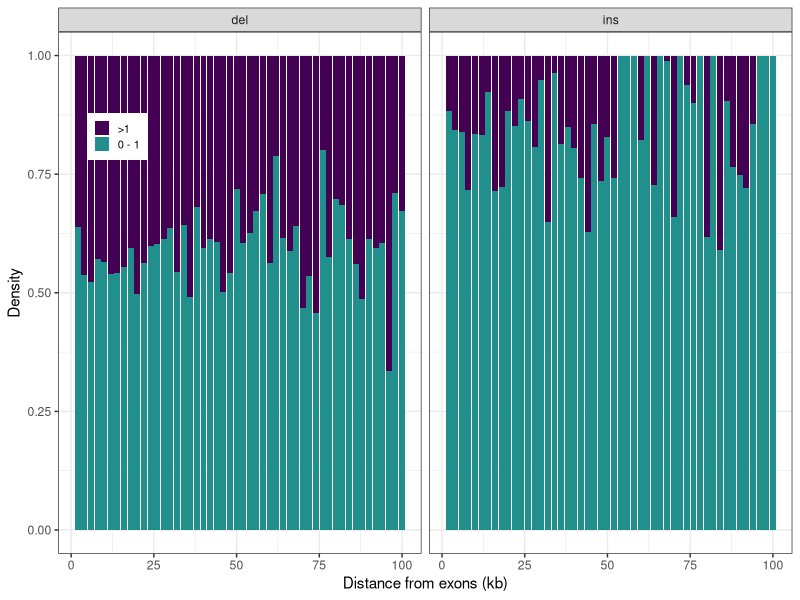
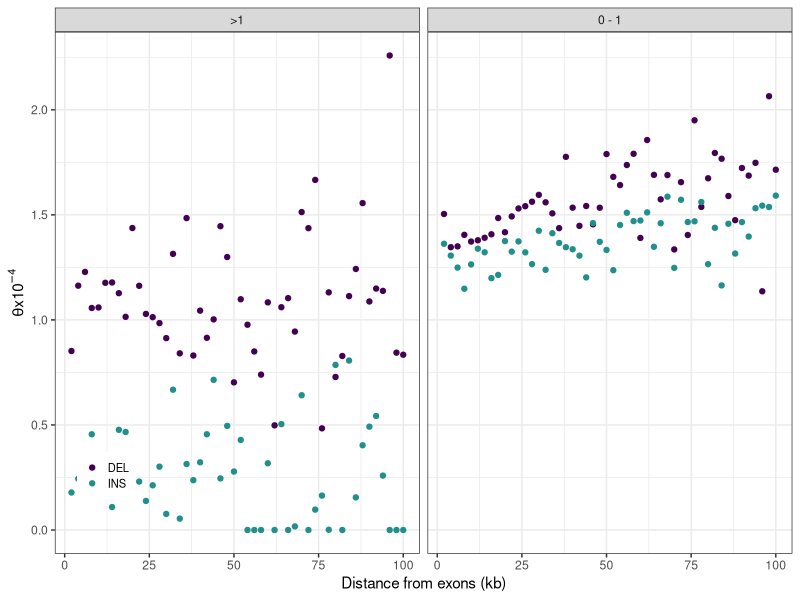

Write R code to recreate these figures, in order.
library(ggplot2)
library(viridis)

dfe = read.delim('nc_dfe_exon_dist.txt')

dfe$cat_theta = dfe$theta * dfe$prop

pdf('nc_exons_dist_dfe_prop.pdf', height=3, width=6)

ggplot(dfe, aes(x=dist*2, y=prop, fill=cat)) +
    geom_bar(stat='identity') +
    # geom_smooth(method='lm', se=F) +
    theme_bw() +
    scale_fill_manual(values=viridis(3)) +
    facet_wrap(~var, nrow=1, ncol=2) +
    xlab('Distance from exons (kb)') + ylab('Density') +
    theme(legend.title=element_blank(), legend.position=c(0.08, 0.8),
    legend.key.size = unit(.4, "cm"), legend.text=element_text(size=8)) +
    guides(colour=guide_legend(ncol=2))

dev.off()


pdf('nc_exons_dist_dfe_theta.pdf', height=3, width=6)

ggplot(dfe, aes(x=dist*2, y=cat_theta*10000, colour=toupper(var))) +
    geom_point(stat='identity') +
    # geom_smooth(method='lm', se=F) +
    theme_bw() +
    scale_colour_manual(values=viridis(3)) +
    facet_wrap(~cat, nrow=1, ncol=2) + #, scales='free') +
    xlab('Distance from exons (kb)') + ylab(expression(theta*x*10^-4)) +
    theme(legend.title=element_blank(), legend.position=c(0.07, 0.15),
    legend.key.size = unit(.4, "cm"), legend.text=element_text(size=8)) +
    guides(fill=guide_legend(ncol=2))

dev.off()

neu_del = subset(dfe, var=='del' & cat=='0 - 1')
neu_del
neu_ins = subset(dfe, var=='ins' & cat=='0 - 1')

sel_del = subset(dfe, var=='del' & cat=='>1')
sel_ins = subset(dfe, var=='ins' & cat=='>1')

cor.test(neu_del$cat_theta, neu_del$dist*2000, method='spearman')
cor.test(neu_ins$cat_theta, neu_ins$dist*2000, method='spearman')
cor.test(sel_del$cat_theta, sel_del$dist*2000, method='spearman')
cor.test(sel_ins$cat_theta, sel_ins$dist*2000, method='spearman')

write.csv(dfe, 'split_dfe_dist.csv', row.names=F)